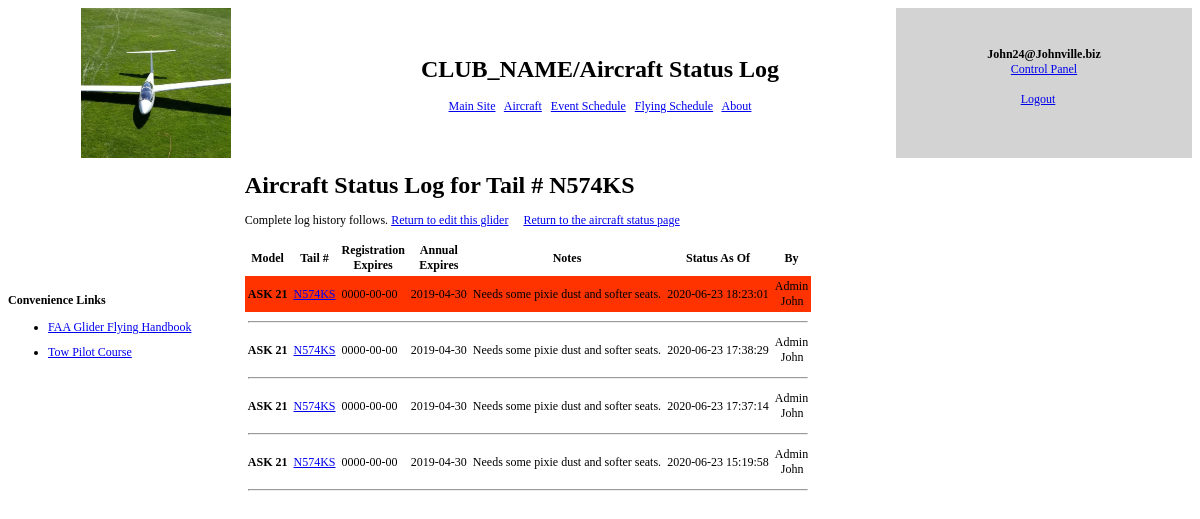
The page /glider_status_log.php?GliderID=1&tailNum=N574KS (signed in) on the database its author committed.
### tables this page shows
CREATE TABLE `GliderStatusLog` (
  `GliderID` int(11) NOT NULL,
  `tailNum` char(20) NOT NULL,
  `regExpire` date NOT NULL,
  `annualExpire` date NOT NULL,
  `status` enum('GREEN','ORANGE','RED') NOT NULL DEFAULT 'GREEN',
  `mxNotes` text NOT NULL,
  `updated` timestamp NOT NULL DEFAULT CURRENT_TIMESTAMP ON UPDATE CURRENT_TIMESTAMP,
  `updatedBy` mediumint(9) NOT NULL,
  KEY `fk_gid` (`GliderID`),
  KEY `fk_memberID` (`updatedBy`),
  KEY `tailIdx` (`tailNum`),
  CONSTRAINT `fkLog_gid` FOREIGN KEY (`GliderID`) REFERENCES `Glider` (`GliderID`) ON DELETE CASCADE,
  CONSTRAINT `fkLog_memberID` FOREIGN KEY (`updatedBy`) REFERENCES `Members` (`MemberID`)
);

CREATE TABLE `Glider` (
  `GliderID` int(11) NOT NULL AUTO_INCREMENT,
  `mfg` char(20) NOT NULL,
  `model` char(20) NOT NULL,
  `type` enum('Glider','Tow','Other') NOT NULL DEFAULT 'Glider',
  `vne` char(20) NOT NULL,
  `vrough` char(20) NOT NULL,
  `vfinal` char(20) NOT NULL,
  `vglide` char(20) NOT NULL,
  `vsink` char(20) NOT NULL,
  `vstall` char(20) NOT NULL,
  `glideRatio` char(20) NOT NULL,
  `maxG` char(20) NOT NULL,
  `descrip` text NOT NULL,
  `photo` char(20) NOT NULL DEFAULT 'glider_0.jpg',
  `pohURL` char(120) NOT NULL DEFAULT 'http://flsc.org/Links.php#poh',
  `seats` tinyint(4) NOT NULL DEFAULT '1',
  PRIMARY KEY (`GliderID`),
  UNIQUE KEY `GliderID` (`GliderID`),
  UNIQUE KEY `nameIndex` (`model`)
);

CREATE TABLE `Members` (
  `MemberID` mediumint(9) NOT NULL AUTO_INCREMENT,
  `emailAddr` varchar(50) DEFAULT NULL,
  `lastName` varchar(30) NOT NULL,
  `firstName` varchar(30) NOT NULL,
  `memberType` enum('Regular','Special Tow Pilot','Social','Junior','Distant','Emeritur','Other','Inactive','None') NOT NULL,
  `pilot` enum('Pre Solo','Private','Commercial','Post Solo','Not Applicable','CFI-G') NOT NULL,
  `otherPilot` set('SEL','MEL','Commercial SEL','Commercial MEL','CFI','CFII','ATP','Instrument','Tail Wheel','Tow','None') NOT NULL DEFAULT 'None',
  `checkout` set('L13AC','L13AC_back','ASK21','ASK21_back','Grobe102','SGS_1-26','SGS_2-33','SGS_2-33_Back','Citabria','Pawnee','Ground_launch') NOT NULL,
  `access` set('ADMIN','MEMBER','SCHEDULES','NONE','CFIG','BOARD','TOW') NOT NULL DEFAULT 'MEMBER',
  `coord` set('OPS','TOW','CFIG') NOT NULL,
  `badge` set('A','B','C','Bronze','Silver','Silver Altitude','Silver Distance','Silver Duration','Gold','Gold Altitude','Gold Distance','Diamond','Diamond Altitude','Diamond Distance','Diamond Goal','750K Diploma','1000K Diploma','2000K Diploma','None') NOT NULL DEFAULT 'None',
  `password` varchar(40) DEFAULT NULL,
  `reset` char(40) DEFAULT 'n/a',
  `photo` char(80) NOT NULL DEFAULT 'no_photo.png',
  `family` varchar(30) DEFAULT NULL,
  `middleName` varchar(30) DEFAULT NULL,
  `street` varchar(30) NOT NULL,
  `city` varchar(30) NOT NULL,
  `state` char(20) NOT NULL DEFAULT '',
  `zip` varchar(10) NOT NULL,
  `phone` varchar(30) NOT NULL,
  `phone2` varchar(30) DEFAULT NULL,
  `lastUpdate` timestamp NOT NULL DEFAULT CURRENT_TIMESTAMP ON UPDATE CURRENT_TIMESTAMP,
  `lastIP` char(20) NOT NULL DEFAULT 'n/a',
  `lastActive` datetime NOT NULL DEFAULT '2000-01-01 00:00:00',
  `keepLogin` char(60) NOT NULL DEFAULT '',
  `mentorID` mediumint(9) DEFAULT '0',
  `memberSince` char(4) NOT NULL DEFAULT '',
  `towMed` date NOT NULL,
  `bfr` date NOT NULL,
  `suffix` char(4) NOT NULL,
  `notes` text NOT NULL,
  `about` text NOT NULL,
  PRIMARY KEY (`MemberID`),
  UNIQUE KEY `emailAddr` (`emailAddr`),
  UNIQUE KEY `nameIndex` (`firstName`,`middleName`,`lastName`,`suffix`)
);

### lib/common.inc (called while the page is built, shortened)
<?
function script_param ($name) {
    global $HTTP_GET_VARS, $HTTP_POST_VARS;
    unset ($val);
    if (isset ($_GET[$name])) {
        $val = $_GET[$name];
        $val = stripcslashes($val);
    } else if (isset ($_POST[$name])) {
        $val = $_POST[$name];
    } else if (isset ($HTTP_GET_VARS[$name])) {
        $val = $HTTP_GET_VARS[$name];
        $val = stripcslashes($val);
    } else if (isset ($HTTP_POST_VARS[$name])) {
        $val = $HTTP_POST_VARS[$name];
    }
    if (@is_array($val)) {
        foreach ($val as $index => $value) {
            $value = @trim($value);
            $value = htmlspecialchars($value, ENT_QUOTES);
            $val[$index] = $value;
        }
        return($val);
    } else {
        $value = @trim($val);
        $value = htmlspecialchars($value, ENT_QUOTES);
        return ($value);
    }
}
?>

### lib/db_funcs.inc (called while the page is built, shortened)
<?
function DB_Query ($conn, $query, &$results) {
    global $useDB;
    $results = array();
    $query = preg_replace('/\n/', ' ', $query);
    if ($useDB == "mysql") {
        $result = mysqli_query($conn, $query);
    }
    if (!strncasecmp($query, "select", 6) || !strncasecmp($query, "show", 4)
        || !strncasecmp($query, "describe", 8)) {
        if ($result) {
            if ($useDB == "mysql") {
                $array = mysqli_fetch_assoc($result);
            } else {
                $array = pg_fetch_array($result);
            }
            if ($array) {
                $count = 0;
                while($array) {
                    $results[$count] = $array;
                    $count ++;
                    if ($useDB == "mysql") {
                        $array = mysqli_fetch_assoc($result);
                    } else {
                        $array = pg_fetch_array($result);
                    }
                }
            } else {
                unset($results);
                return(0);
            }
        } else {
            return(SYSTEM_ERROR."unexpected case 1");
        }
    } else {
        if (!$result) {
            return(SYSTEM_ERROR."unexpected case 2");
        }
        return(0);
    }
}
?>

### glider_status_log.php (the view, shortened to what this page needs)
<?
require("./php_includes.inc");
require("./lib/header.inc");
$tailNum = script_param('tailNum');
$GliderID = script_param('GliderID');
$msg='';
?>
        <div  id="divContent">
            <h3><span style="font-size: 24px;">Aircraft Status Log for Tail # <?=$tailNum?></span></h3>
            <p><?=$msg?></p><p>Complete log history follows.
            <a href="edit_glider_status.php?GliderID=<?=$GliderID?>&tailNum=<?=$tailNum?>">Return to edit this glider</a>
            <a href="glider_status.php">Return to the aircraft status page</a>
           </p>
            <table cellspacing="0" cellpadding="3" border="0">
                <tbody>
                    <tr>
                        <th>Model</th>
                        <th>Tail #</th>
                        <th>Registration<br />Expires</th>
                        <th>Annual<br />Expires</th>
                        <th>Notes</th>
                        <th>Status As Of</th>
                        <th>By</th>
                    </tr>
<?
$sql = "SELECT * FROM Glider g, GliderStatusLog l, Members m WHERE g.GliderID = l.GliderID  AND l.updatedBy = m.MemberID AND l.tailNum='$tailNum' ORDER BY l.updated DESC";
if ($msg = DB_Query($Conn, $sql, $results)) {
    DisplayMessage("Display aircraft status",  "query failed ($msg)");
}
$colArray = array('model', 'tailNum', 'regExpire', 'annualExpire', 'mxNotes', 'updated');
foreach ($results as $row) {
    $status = $row['status'];
    $bgStyle = '';
    if ($status == 'RED') {
        $bgStyle = 'style="background-color: #ff3300"';
    } else if ($status == 'ORANGE') {
        $bgStyle = 'style="background-color: #ff9900"';
    }
    echo "<tr $bgStyle>\n";
    foreach ($colArray as $col) {
        $value = $row[$col];
        if ($col == 'model') {
            $value = "<b>$value</b>";
        } else if ($col == 'tailNum') {
            $value = "<a href=edit_glider_status.php?tailNum=$value&GliderID=$row[GliderID]>$value</a>";
        }
       echo "<td>$value</td>\n";
    }
    echo "<td>" . $row['lastName'] . "<br />&nbsp;&nbsp;" . $row['firstName'] . "</td>\n";
    echo "</tr>\n";
    echo "<tr><td colspan=7><hr /></td></tr>\n";
}
?>
                </tbody>
            </table>
            </table>
<?php
  require 'footer.inc';
?>

### css/fly.css (style rules this page uses)
body { font-family: verdana; font-size: 12px }

### rows shown on the page
gliderstatuslog: GliderID.model "ASK 21", tailNum "N574KS", regExpire "0000-00-00", annualExpire "2019-04-30", mxNotes "Needs some pixie dust and softer seats.", updated "2020-06-23 18:23:01", updatedBy.lastName "Admin", updatedBy.firstName "John"
gliderstatuslog: GliderID.model "ASK 21", tailNum "N574KS", regExpire "0000-00-00", annualExpire "2019-04-30", mxNotes "Needs some pixie dust and softer seats.", updated "2020-06-23 17:38:29", updatedBy.lastName "Admin", updatedBy.firstName "John"
gliderstatuslog: GliderID.model "ASK 21", tailNum "N574KS", regExpire "0000-00-00", annualExpire "2019-04-30", mxNotes "Needs some pixie dust and softer seats.", updated "2020-06-23 17:37:14", updatedBy.lastName "Admin", updatedBy.firstName "John"
gliderstatuslog: GliderID.model "ASK 21", tailNum "N574KS", regExpire "0000-00-00", annualExpire "2019-04-30", mxNotes "Needs some pixie dust and softer seats.", updated "2020-06-23 15:19:58", updatedBy.lastName "Admin", updatedBy.firstName "John"

### other values the page prints
$title "CLUB_NAME/Aircraft Status Log"
$name "John24@Johnville.biz"
$tailNum "N574KS"
